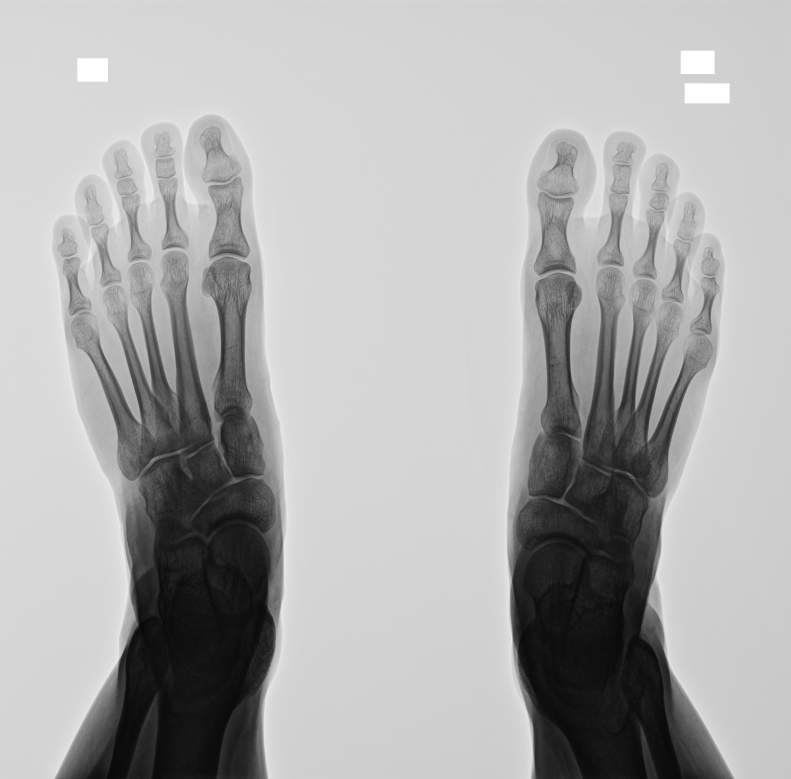
#> input picture segment-anything/src/images/part1.png, 2373 x 2336 px, found by its file name (shown at 1/3 size); its folder holds only this picture in this run
$ python detected_lengthA.py
#> lines starting #> are read from the running program, lines starting #| are printed output that depends on the picture; after the words box and inside, x2 and y2 are one past the last pixel; in counts of white or black regions, pixels touching at a corner belong together
### segment-anything/study/Preprocessing/preprocessing.py
import cv2
import os
import numpy as np


# 四角形角度を検出
def angle_between(p1, p2, p3):
    a = np.array(p1)
    b = np.array(p2)
    c = np.array(p3)
    ba = a - b
    bc = c - b
    cosine_angle = np.dot(ba, bc) / (np.linalg.norm(ba) * np.linalg.norm(bc))
    angle = np.arccos(cosine_angle)
    return np.degrees(angle)


# 四角形を画像から除去
def remove_squares(image):
    contours, _ = cv2.findContours(image, cv2.RETR_EXTERNAL, cv2.CHAIN_APPROX_SIMPLE)
    squares = []
    for cnt in contours:
        epsilon = 0.02 * cv2.arcLength(cnt, True)
        approx = cv2.approxPolyDP(cnt, epsilon, True)
        if len(approx) == 4:
            # 角度が90度に近いものを判断してそれを除去する
            angles = []
            for i in range(4):
                angle = angle_between(
                    approx[i % 4][0], approx[(i + 1) % 4][0], approx[(i + 2) % 4][0]
                )
                angles.append(angle)
            if all(85 <= angle <= 95 for angle in angles):
                squares.append(cnt)

    mask = np.zeros(image.shape, dtype=np.uint8)
    cv2.drawContours(mask, squares, -1, (255, 255, 255), -1)
    return cv2.inpaint(image, mask, 3, cv2.INPAINT_TELEA)


# 画像の直線を除去
def remove_long_lines(image, min_line_length, max_line_gap):
    lines = cv2.HoughLinesP(
        image,
        1,
        np.pi / 180,
        100,
        minLineLength=min_line_length,
        maxLineGap=max_line_gap,
    )

    if lines is not None:
        for line in lines:
            x1, y1, x2, y2 = line[0]
            cv2.line(image, (x1, y1), (x2, y2), (0, 0, 0), 2)
    return image


# エッジ画像の前処理
class PreprocessingCanny:
    def __init__(self, type, image, threshold1, threshold2):
        self.image = image
        self.threshold1 = threshold1
        self.threshold2 = threshold2
        self.type = type

    def process_image(self):
        smoothed_image = cv2.GaussianBlur(self.image, (3, 3), 0)

        edges = cv2.Canny(smoothed_image, self.threshold1, self.threshold2)
        dilate_kernel = np.ones((9, 9), np.uint8)

        if self.type == "HV":
            # HV
            dilated_edges = cv2.dilate(edges, dilate_kernel, iterations=1)

        elif self.type == "M1M5":
            # M1M5
            dilated_edges = cv2.dilate(edges, dilate_kernel, iterations=1)

        final_image = remove_squares(dilated_edges)
        final_image = remove_long_lines(
            final_image, min_line_length=2000, max_line_gap=0
        )
        return final_image


# 二値化画像の前処理
class PreprocessingBinary:
    # [21 lines left out: functions __init__, process_image, not called in this run]


# [59 lines that do not run on import are left out]

### segment-anything/study/detected_lengthA.py
import numpy as np
import os
import cv2
from Preprocessing.preprocessing import PreprocessingCanny


class GetLengthA:
    def __init__(self, image_path):
        self.image_path = image_path

    # 親指の先端(a)を検出する
    def detect_point_a(self, direction):
        image = cv2.imread(self.image_path, cv2.IMREAD_GRAYSCALE)
        preprocessing_canny = PreprocessingCanny(
            type="HV", image=image, threshold1=50, threshold2=180
        )
        self.canny = preprocessing_canny.process_image()
        height, width = self.canny.shape[:2]
        start_x = 0
        start_y = 0
        white_pixel_found = False

        y_range = range(0, height)
        x_range = (
            range(width // 2, width)
            if direction == "right"
            else range(width // 2, 0, -1)
        )

        for y in y_range:
            for x in x_range:
                pixel_color = self.canny[y, x]
                if pixel_color == 255 and not white_pixel_found:
                    start_x = x
                    start_y = y
                    white_pixel_found = True
                    break
            if white_pixel_found:
                break
        return (start_x, start_y)

    # 足の内輪郭線を検出し、親指の付け根の点(b)を検出する
    def detect_point_b(self):
        # 足の内輪郭線を取得
        image = cv2.imread(self.image_path, cv2.IMREAD_GRAYSCALE)
        canny = cv2.Canny(image, 60, 200)
        height, width = canny.shape[:2]
        inner = np.zeros((height, width), dtype=np.uint8)
        for y in range(0, height):
            find_inner = False
            for x in range(width // 2, width):
                if canny[y, x] == 255 and not find_inner:
                    find_inner = True
                    inner[y, x] = 255
                    break

        for y in range(0, height):
            find_inner = False
            for x in range(width // 2, 0, -1):
                if canny[y, x] == 255 and not find_inner:
                    find_inner = True
                    inner[y, x] = 255
                    break

        # shi-tomasiを使用して特徴点を検出
        corners = cv2.goodFeaturesToTrack(
            inner, 10, 0.01, 70, blockSize=40, useHarrisDetector=False, k=0.04
        )

        if corners is not None:
            half_height = image.shape[0] // 2

            # 画像の高さの半分よりも大きいy座標を２つ取得
            points = [i.ravel() for i in corners if i.ravel()[1] > half_height]

            # 特徴点が二つ以下なら何もしない
            if len(points) < 2:
                print("特徴点が検出できません")
                return image, None, None

            # 特徴点の中から左右の座標を選ぶ
            points_sorted = sorted(points, key=lambda x: x[1])
            min_points = points_sorted[:2]

            # ｙ座標の差
            y_diff = abs(min_points[0][1] - min_points[1][1])

            if y_diff > 100:
                # ｙ座標の差が100以上であればもう一度harrisを使用して検出しなおす
                corners = cv2.goodFeaturesToTrack(
                    inner,
                    10,
                    0.01,
                    70,
                    blockSize=40,
                    useHarrisDetector=True,
                    k=0.04,
                )

                points = [i.ravel() for i in corners if i.ravel()[1] > half_height]
                points_sorted = sorted(points, key=lambda x: x[1])
                min_points = points_sorted[:2]

            # min_pointsの中で画像を半分で分けたとき、半分より大きいものを右足の座標として、半分より小さいものを左足の座標として返す
            if len(min_points) == 2:
                half_width = image.shape[1] // 2

                left_points = [point for point in min_points if point[0] < half_width]
                right_points = [point for point in min_points if point[0] >= half_width]

                if len(left_points) == 1 and len(right_points) == 1:
                    left_thumb_finger = left_points[0]
                    right_thumb_finger = right_points[0]

                    return left_thumb_finger, right_thumb_finger

        print("特徴点が検出できません")
        return None, None

    # 画像に指定された始点から特定の長さだけ垂直方向に直線を描画する。
    def draw_vertical_line(
        self, img, start_point, length, color=(0, 0, 255), thickness=10
    ):
        end_point = (start_point[0], start_point[1] + length)
        cv2.line(img, start_point, end_point, color, thickness)
        return img

    # 長さを検出して返すメソッド(lengthにはスケールを設定する)
    # [17 lines left out: function get_length, not called in this run]


if __name__ == "__main__":
    input_folder = "/home/kubota/study_backup1216/segment-anything/src/images"
    output_folder = (
        "/home/kubota/study_backup1216/segment-anything/assets/length_A * 1.4"
    )
    if not os.path.exists(output_folder):
        os.makedirs(output_folder)

    for file_name in os.listdir(input_folder):
        if file_name.endswith(".png"):
            input_image_path = os.path.join(input_folder, file_name)
            output_image_path = os.path.join(output_folder, f"inner_{file_name}")

            color_image = cv2.imread(input_image_path, cv2.IMREAD_COLOR)
#> color_image is the input picture: shape (2336, 2373, 3); min 8, max 255, mean 171.9

            get_lengthA = GetLengthA(input_image_path)
            # point_a
            (start_x_right, start_y_right) = get_lengthA.detect_point_a(
                direction="right"
            )
#> in process_image, `edges = cv2.Canny(smoothed_image, self.threshold1, self.threshold2)`:
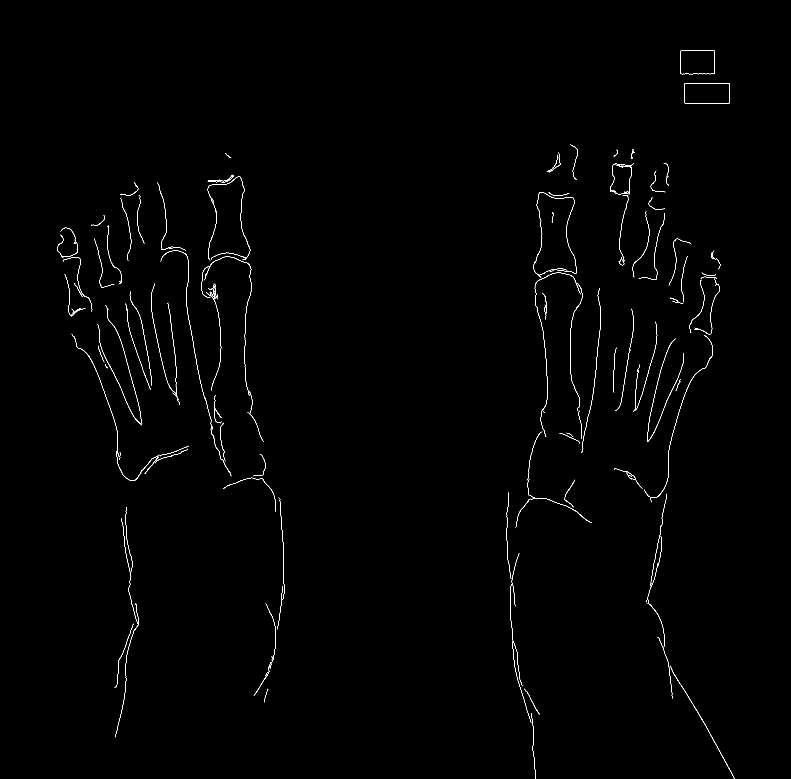
#> edges: shape (2336, 2373) (shown at 1/3 size); 0.43% white in thin lines or dots, all inside (x1, y1, x2, y2) = (171, 151, 2204, 2336)
#> in process_image, `dilated_edges = cv2.dilate(edges, dilate_kernel, iterations=1)`:
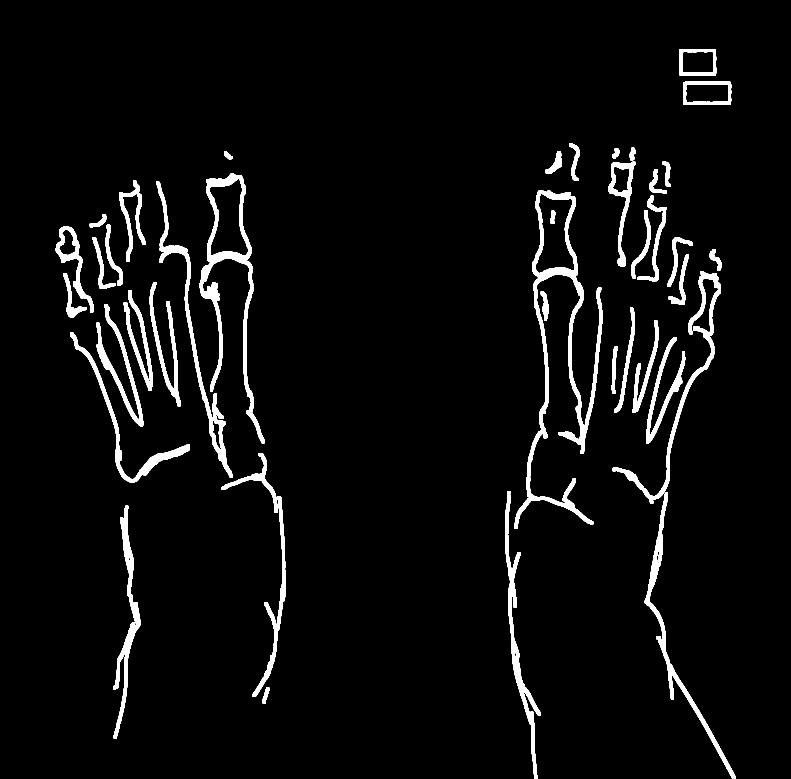
#> dilated_edges: shape (2336, 2373) (shown at 1/3 size); 4.2% white; 43 white regions
#> in remove_squares, `contours, _ = cv2.findContours(image, cv2.RETR_EXTERNAL, cv2.CHAIN_APP..`: contours = 42 contours; largest, box (x1, y1, x2, y2) and area: (1543, 572, 1807, 1587) 49134, (599, 520, 794, 1330) 37867, (468, 543, 698, 1433) 13154, (1838, 813, 2163, 1511) 13006, (1934, 1477, 2208, 2336) 12696
#> the loop in remove_squares, `for cnt in contours:` made 42 passes
#> epsilon on passes 1, 3, 4, 6, 8, 9, 10, 12: 2.45, 29.81, 44.9, 14.06, 26.83, 31.38, 17.83, 31.15
#> after the loop in remove_squares, `for cnt in contours:`: squares = 3 contours; box (x1, y1, x2, y2) and area: (2049, 245, 2194, 315) 9845, (2037, 147, 2149, 227) 8689, (1835, 1039, 1853, 1182) 1246
#> in remove_squares, `cv2.drawContours(mask, squares, -1, (255, 255, 255), -1)`:
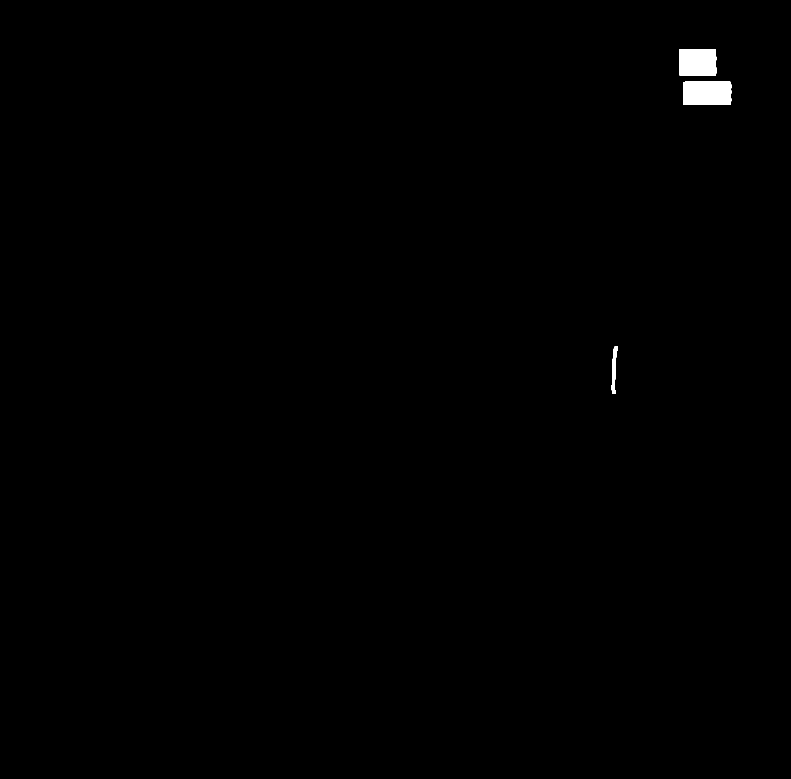
#> mask: shape (2336, 2373) (shown at 1/3 size); 0.37% white; 3 white regions, box (x1, y1, x2, y2) and area: (2049, 245, 2194, 315) 10055, (2037, 147, 2149, 227) 8876, (1835, 1039, 1853, 1182) 1397
#> in remove_squares, `return cv2.inpaint(image, mask, 3, cv2.INPAINT_TELEA)`:
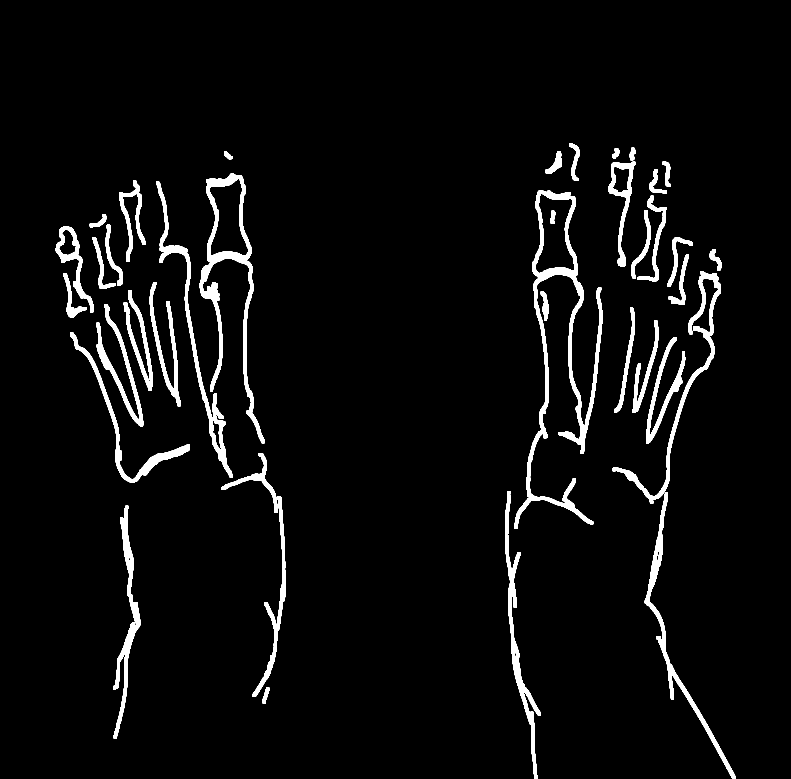
#> returned value: shape (2336, 2373) (shown at 1/3 size); 4.1% white; 40 white regions, largest, box (x1, y1, x2, y2) and area: (1543, 572, 1807, 1587) 33803, (599, 520, 794, 1330) 22339, (468, 543, 698, 1433) 14371
#> in remove_long_lines, `lines = cv2.HoughLinesP( image, 1, np.pi / 180, 100, minLineLength=min..`: lines = None
#> after the loop in detect_point_a, `for y in y_range:`: start_x = 1707; start_y = 429; white_pixel_found = True
#> start_x_right = 1707; start_y_right = 429
            (start_x_left, start_y_left) = get_lengthA.detect_point_a(direction="left")
#> the loop in remove_squares (call 2), `for cnt in contours:` made 42 passes
#> start_x_left = 680; start_y_left = 455

            # point_b
            left_thumb_finger, right_thumb_finger = get_lengthA.detect_point_b()
#> in detect_point_b, `canny = cv2.Canny(image, 60, 200)`:
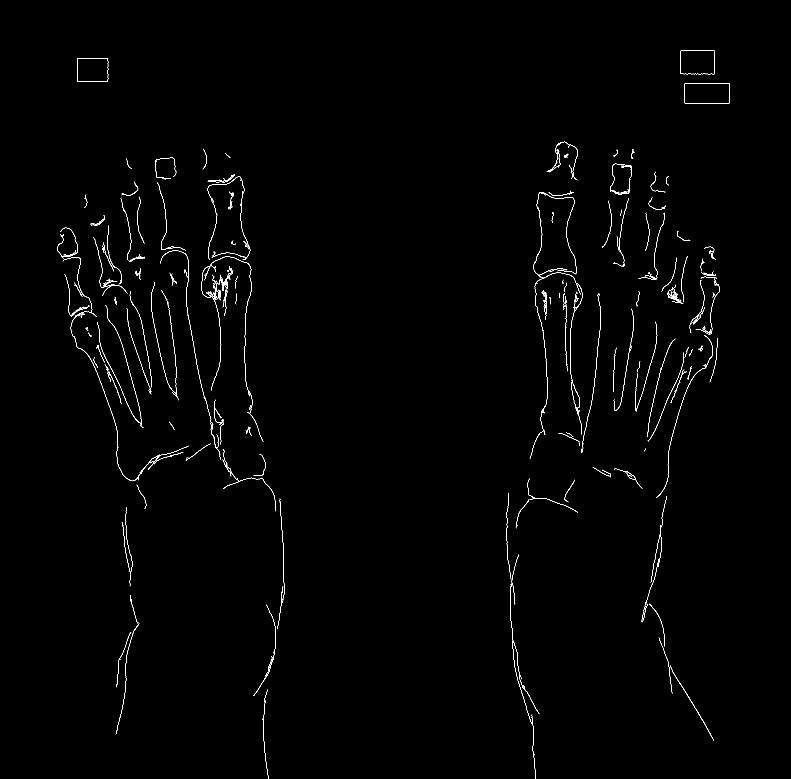
#> canny: shape (2336, 2373) (shown at 1/3 size); 0.55% white in thin lines or dots, all inside (x1, y1, x2, y2) = (171, 151, 2190, 2336)
#> after the loop in detect_point_b, `for y in range(0, height):`:
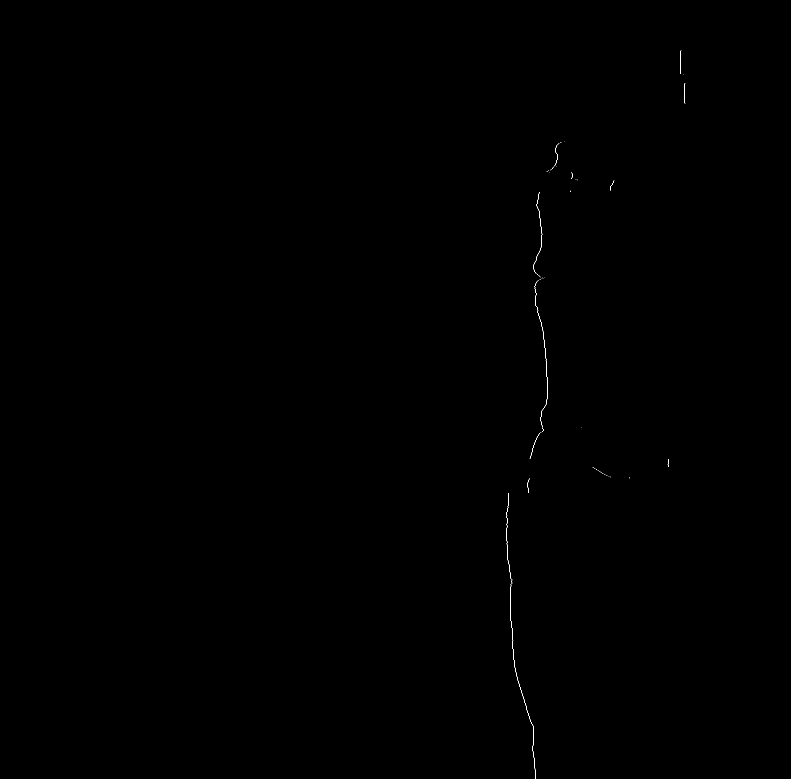
#> inner: shape (2336, 2373) (shown at 1/3 size); 0.04% white in thin lines or dots, all inside (x1, y1, x2, y2) = (1519, 151, 2056, 2336)
#> after the loop in detect_point_b, `for y in range(0, height):`:
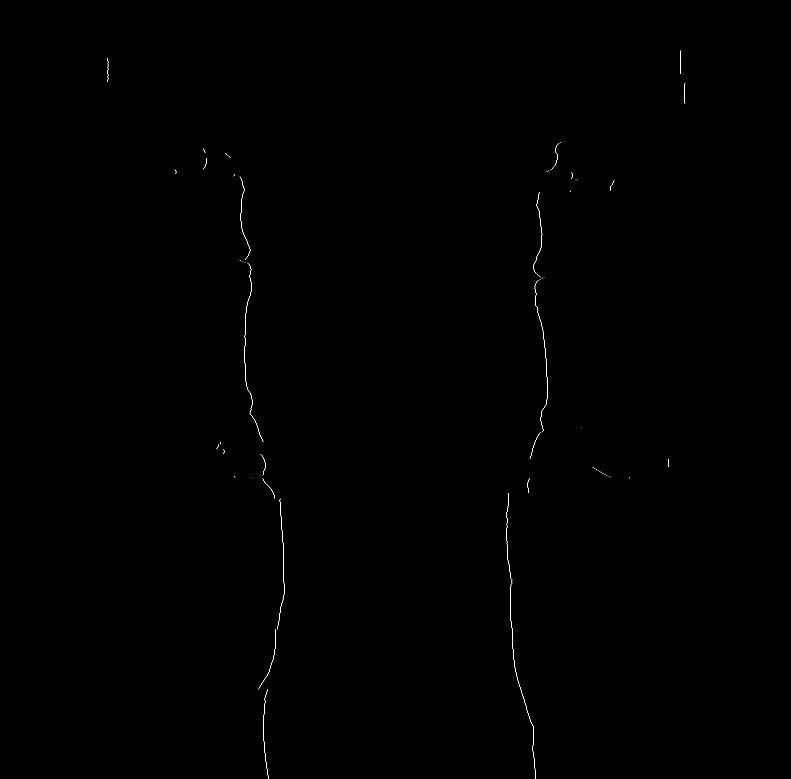
#> inner: shape (2336, 2373) (shown at 1/3 size); 0.07% white in thin lines or dots, all inside (x1, y1, x2, y2) = (322, 151, 2056, 2336)

            # 今回使用する部分の直線を引く
            left_length_A = int(((left_thumb_finger[1]) - start_y_left) * 1.4)
#> left_length_A = 1100
            right_length_A = int(((right_thumb_finger[1]) - start_y_right) * 1.4)
#> right_length_A = 1204

            image_with_line = get_lengthA.draw_vertical_line(
                color_image,
                start_point=(start_x_left, start_y_left),
                length=left_length_A,
            )
#> in draw_vertical_line, `end_point = (start_point[0], start_point[1] + length)`: end_point = (680, 1555)

            image_with_line = get_lengthA.draw_vertical_line(
                color_image,
                start_point=(start_x_right, start_y_right),
                length=right_length_A,
            )

            cv2.imwrite(output_image_path, color_image)
